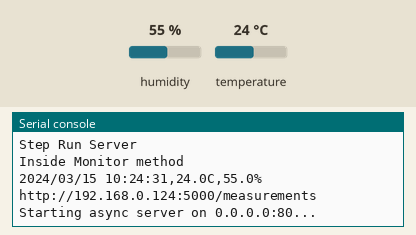
Recording of a program running on a simulated pyboard running MicroPython. On the bench: the last lines printed to the serial console. The inputs (shaded band) are chosen by the test bench; at power-on: humidity 55 %, temperature 24 °C. WiFi joins after 1.5 s; the clock reads 2024-03-15 10:24:30 at power-on unless the program sets it; files the program writes start out absent; web requests get an empty 200 reply after 0.4 s.

Above: at 2.7 s.
2.8 s: humidity set to 22 %
At 8.4 s:
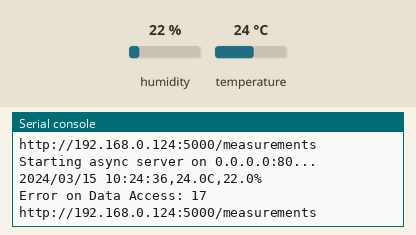
13.7 s: temperature set to 12 °C
At 14.4 s:
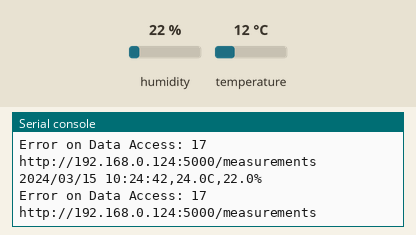
15.2 s: humidity set to 40 %
At 18.06 s:
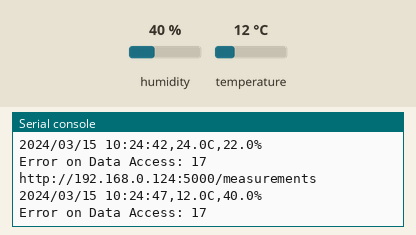

The program:

main.py
```python
import uasyncio
from microdot_asyncio import Microdot, Response
from microdot_utemplate import render_template
import mainTask

app = Microdot()
current_task = None
Response.default_content_type = 'text/html'

@app.before_request
async def pre_request_handler(request):
    if current_task:
        current_task.cancel()

@app.route('/')
async def root_html(request):
    return '<html><body><h1>Hola Root</h1></body></html>'

@app.route('/index')
async def index_html(request):
    return '<html><body><h1>Hola Mundo</h1></body></html>'

@app.route('/orders', methods=['GET'])
async def orders_html(request):
    name = "donsky"
    orders = ["soap", "shampoo", "powder"]
    return render_template('orders.html', name=name, orders=orders)

async def ExecMainTask():
    delay_ms=5000
    print("Inside Monitor method")
    i = 0
    while True:
        mainTask.execute()
        await uasyncio.sleep_ms(delay_ms)

def start_server():
    print('Starting microdot app')
    try:
        print("Step Exec Main Task")
        uasyncio.create_task(ExecMainTask())
        print("Step Run Server")
        app.run(debug=True,port=80)
    except:
        app.shutdown()

start_server()
```

mainTask.py
```python
import gc
import time
import dataUtils
from time import sleep
from objects import *
from monitorService import *
from dataAccess import *
from webClient import *

settings = dataUtils.getConfigSettings()
monitor = EnvironmentMonitor()
storage = LocalStorage()
apiClient = Webclient(settings["APIHostName"], settings["APIPort"])

def execute():
    try:
        ##sleep(settings["ReadRatio"])

        t = time.localtime()

        timestamp = settings["TimeStampFormat"].format(t[0], t[1], t[2], t[3], t[4], t[5])

        tup = monitor.getTempAndHumidity(timestamp)

        storage.createEntrylog(timestamp,t ,tup, settings)

        document = DeviceMeasurements(settings["DeviceId"], settings["DeviceId"])
        document.addMeasurent(tup.Temperature)

        document.addMeasurent(tup.Humidity)

        jsonData = document.getDataInJson()

        response = apiClient.postData(jsonData,"measurements",{'content-type': 'application/json'})
    except OSError as e:
        print('Failed to Exec Main Task.'+ str(e))
    finally:
        gc.collect()
        gc.threshold(gc.mem_free() // 4 + gc.mem_alloc())
```

connectWiFi.py
```python
import dataUtils
import network

def connect():

    print("Step 1")
    settings = dataUtils.getConfigSettings()
    ssid = settings["ssid"]
    password = settings["ssidPassword"]

    print("Step 2")
    station = network.WLAN(network.STA_IF)

    print("Step 3")
    station.active(True)
    station.connect(ssid, password)

    print("Step 4")
    while station.isconnected() == False:
      pass

    print("Connection successful")
    print(station.ifconfig())
```

dataUtils.py
```python
import ujson

def getConfigSettings():

    settings = {}

    with open('config.json') as fp:
        settings = ujson.load(fp)
        #print(str(settings))
        #print(type(settings))
    return settings

#c = ConfigHelper()
#c.getConfigSettings()
```

objects.py
```python
import gc
import ujson

class Device:
    nodeId = ""
    name = ""
    location =""
    ipAddress = ""

class Sensor:
    sensorId = ""
    sensorName = ""
    sensorType = ""
    manufacturer = ""
    port = ""
    readRate= ""

class Measurement:
    measurementId = ""
    measurementName = ""
    measurementvalue = ""
    unitOfMeasure = ""
    dateTime = ""

    def __init__(self, measurementName, measurementvalue, unitOfMeasure, dateTime):
        self.measurementName = measurementName
        self.measurementvalue = measurementvalue
        self.unitOfMeasure = unitOfMeasure
        self.dateTime = dateTime

class DeviceMeasurements:
    deviceId = ""
    sensorId = ""
    measurements = []

    def __init__(self, deviceId, sensorId):
        self.sensorId = sensorId
        self.deviceId = deviceId
        self.measurements = []

    def addMeasurent(self, measurement):
        self.measurements.append(measurement)

    def getDataInJson(self):
        mainDict = {}
        arrayMes = []
        try:
            mainDict["DeviceId"] = self.deviceId
            mainDict["SensorId"] = self.sensorId

            for m in self.measurements:
                dict = {}
                dict["MeasurementName"] = m.measurementName
                dict["Measurementvalue"] = m.measurementvalue
                dict["UnitOfMeasure"] = m.unitOfMeasure
                dict["DateTime"] = m.dateTime
                arrayMes.append(dict)

            mainDict["Measurements"] = arrayMes

            #return ujson.dumps(mainDict)
        except OSError as e:
            print('Error on objets: '+ str(e.args[0]))
        finally:
            gc.collect()
            gc.threshold(gc.mem_free() // 4 + gc.mem_alloc())
            return ujson.dumps(mainDict)


#document = DeviceMeasurements("sdafsfsdaf","retrewrrtr")
#document.addMeasurent(Measurement("Temperature","100","C", "2023-06-06"))
#document.addMeasurent(Measurement("Humidity","55","%", "2023-06-06"))
#document.addMeasurent(Measurement("Soil Humidity","35","%", "2023-06-06"))

#print(document.getDataInJson())
```

monitorService.py
```python
import gc
import dht
from machine import Pin, SoftSPI
from objects import *
from collections import namedtuple

class EnvironmentMonitor:
    sensor = dht.DHT11(Pin(2))

    def getTempAndHumidity(self, timestamp):
        t1 = None
        try:
            self.sensor.measure()
            temp = self.sensor.temperature()
            humi = self.sensor.humidity()

            tempMeasurement = Measurement("Temperature",temp,"C",timestamp)
            humiMeasurement = Measurement("Humidity",humi,"%",timestamp)

            MyTuple = namedtuple("MyTuple",("Temperature", "Humidity"))
            t1 = MyTuple(tempMeasurement,humiMeasurement)
            #return t1
        except OSError as e:
            print('Error on Environment Monitor: '+ str(e.args[0]))
        finally:
            gc.collect()
            gc.threshold(gc.mem_free() // 4 + gc.mem_alloc())
            return t1
```

dataAccess.py
```python
from machine import Pin, SoftSPI
from sdcard import SDCard
import os
import gc

#Pin assignment
#  MISO -> GPIO 13
#  MOSI -> GPIO 12
#  SCK  -> GPIO 14
#  CSD  -> GPIO 27
class LocalStorage:

    spisd = SoftSPI(-1,
                    miso=Pin(13),
                    mosi=Pin(12),
                    sck=Pin(14))

    sd = SDCard(spisd,Pin(27))

    vfs = None

    def __init__(self):
        try:
            #print('Root directory: {}'.format(os.listdir()))
            self.vfs = os.VfsFat(self.sd)
            os.mount(self.vfs,'/sd')
            #print('Root directory: {}'.format(os.listdir()))
            os.chdir('sd')
            #print('SD Card containst: {}'.format(os.listdir()))
        except OSError as e:
            print('Error on Data Access: '+ str(e.args[0]))
        finally:
            gc.collect()
            gc.threshold(gc.mem_free() // 4 + gc.mem_alloc())


    def createEntrylog(self, timestamp, t, tup, settings):
        try:
            directoryName = settings["DirectoryNameFormat"].format(t[0], t[1], t[2])
            fileName = settings["FileNameFormat"].format(t[0], t[1], t[2], t[3])


            newRow = '{},{:3.1f}C,{:3.1f}%'.format(timestamp,
                                        tup.Temperature.measurementvalue,
                                        tup.Humidity.measurementvalue)

            dirList = os.listdir()
            #print('dirList=',dirlist)
            print(newRow)

            if directoryName not in dirList:
                os.mkdir(directoryName)

            os.chdir(directoryName)

            #print('{}: {}'.format(directorName,os.listdir()))
            fileList = os.listdir()

            if fileName not in fileList:
                f = open(fileName, 'w')
                f.write(newRow)
                f.close()
            else:
                f = open(fileName, 'a')
                f.write('\n'+ newRow)
                f.close()

            os.chdir('..')
        except OSError as e:
            print('Error on Data Access: '+ str(e.args[0]))
        finally:
            gc.collect()
            gc.threshold(gc.mem_free() // 4 + gc.mem_alloc())
```

webClient.py
```python
import urequests
import ujson
from objects import *

class Webclient:
    host = ""
    port= ""
    jsonRequest =""

    def __init__(self, host, port):
        self.host = host
        self.port = port

    def	postData(self, jsonData, route, headers):
        try:
            url = '{}:{}/{}'.format(self.host, self.port, route)
            response = urequests.post(url, headers = headers, data =jsonData)
            print(url)
        except OSError as e:
            print('Error on WebClient: '+ str(e.args[0]))
        finally:
            gc.collect()
            gc.threshold(gc.mem_free() // 4 + gc.mem_alloc())

#document = DeviceMeasurements("Huerto Emmanuelle","Huerto Emmanuelle")
#document.addMeasurent(Measurement("Temperature","100","C", "2023-06-06"))
#document.addMeasurent(Measurement("Humidity","55","%", "2023-06-06"))
#document.addMeasurent(Measurement("Soil Humidity","35","%", "2023-06-06"))

#jsonData = document.getDataInJson()

#apiClient = Webclient("http://192.168.0.124", 5000)
#response = apiClient.postData(jsonData,"measurements",{'content-type': 'application/json'})

#print(response)
```

boot.py
```python
#import webrepl
#webrepl.start()
import gc
import esp
import connectWiFi
import micropython

try:
  import usocket as socket
except:
  import socket

#micropython.alloc_emergency_exception_buf(100)

esp.osdebug(None)
gc.collect()
gc.enable()
#gc.disable()

connectWiFi.connect()
```

Measured:
- after the input at 2.8 s, the serial console: prints a new line after 4.2 s (image 1)
- after the input at 15.2 s, the serial console: prints a new line after 2.6 s (image 3)
